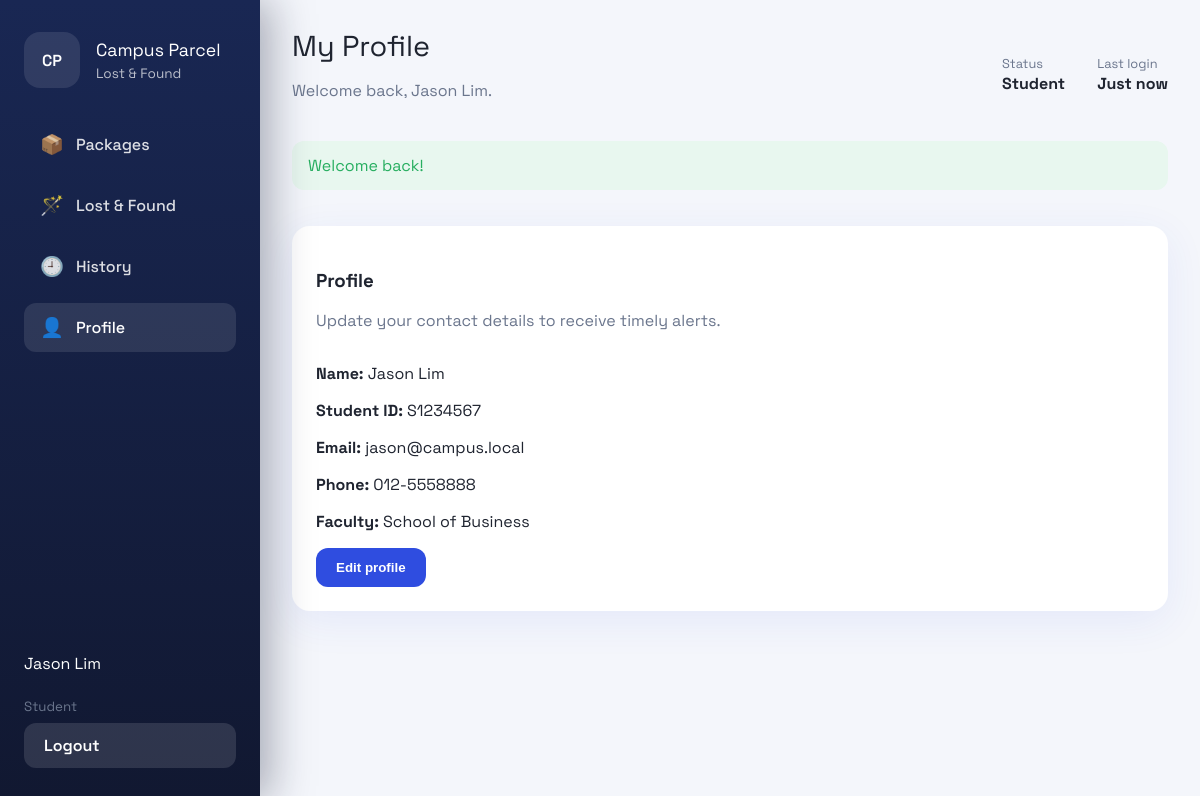
/student/profile.php (signed in), run on the app's committed database.
### tables this page shows
CREATE TABLE users (
    id INT AUTO_INCREMENT PRIMARY KEY,
    role ENUM('student','admin') NOT NULL,
    student_id VARCHAR(30) DEFAULT NULL,
    staff_id VARCHAR(30) DEFAULT NULL,
    full_name VARCHAR(120) NOT NULL,
    email VARCHAR(150) NOT NULL UNIQUE,
    phone VARCHAR(30) DEFAULT NULL,
    faculty VARCHAR(80) DEFAULT NULL,
    office VARCHAR(80) DEFAULT NULL,
    password_hash VARCHAR(255) NOT NULL,
    last_login DATETIME DEFAULT NULL,
    avatar_path VARCHAR(255) DEFAULT NULL,
    created_at TIMESTAMP DEFAULT CURRENT_TIMESTAMP,
    updated_at TIMESTAMP DEFAULT CURRENT_TIMESTAMP ON UPDATE CURRENT_TIMESTAMP
);

### lib/auth.php (called while the page is built, shortened)
<?php
function current_user(PDO $pdo): ?array
{
    static $cachedUser = null;
    if ($cachedUser !== null) {
        return $cachedUser;
    }
    $statement = $pdo->prepare('SELECT * FROM users WHERE id = :id LIMIT 1');
    $statement->execute(['id' => $_SESSION['user']['id']]);
    $cachedUser = $statement->fetch() ?: null;
    return $cachedUser;
}
function require_role(PDO $pdo, string $role): void
{
    $user = current_user($pdo);
}

### lib/helpers.php (called while the page is built, shortened)
<?php
function base_url(string $path = ''): string
{
    $root = rtrim(BASE_URL, '/');
    return ($root ?: '') . '/' . ltrim($path, '/');
}
function e(?string $value): string
{
    return htmlspecialchars($value ?? '', ENT_QUOTES, 'UTF-8');
}

### student/profile.php (the view, shortened to what this page needs)
<?php
require_once __DIR__ . '/../bootstrap.php';
require_role($pdo, 'student');
$pageTitle = 'My Profile';
$activeNav = 'student-profile';
$errors = [];
include base_path('partials/layout-top.php');
?>
<?php
$formVisible = !empty($errors);
?>
<section class="card">
    <header class="card-header">
        <div>
            <h3>Profile</h3>
            <p class="muted">Update your contact details to receive timely alerts.</p>
        </div>
    </header>
    <div class="profile-grid">
        <div class="profile-summary">
            <p><strong>Name:</strong> <?= e($user['full_name']); ?></p>
            <p><strong>Student ID:</strong> <?= e($user['student_id'] ?? '—'); ?></p>
            <p><strong>Email:</strong> <?= e($user['email']); ?></p>
            <p><strong>Phone:</strong> <?= e($user['phone'] ?? 'Not provided'); ?></p>
            <p><strong>Faculty:</strong> <?= e($user['faculty'] ?? 'Not provided'); ?></p>
            <button type="button" class="button button-primary" id="profileEditButton" <?= $formVisible ? 'hidden' : ''; ?>>Edit profile</button>
        </div>
    </div>
</section>
<?php include base_path('partials/layout-bottom.php'); ?>

### partials/sidebar.php
<?php
$role = $user['role'] ?? 'student';
$navConfig = [
    'student' => [
        ['key' => 'student-dashboard', 'label' => 'Packages', 'path' => 'student/dashboard.php', 'icon' => '📦'],
        ['key' => 'student-lost', 'label' => 'Lost & Found', 'path' => 'student/lost-and-found.php', 'icon' => '🪄'],
        ['key' => 'student-history', 'label' => 'History', 'path' => 'student/history.php', 'icon' => '🕘'],
        ['key' => 'student-profile', 'label' => 'Profile', 'path' => 'student/profile.php', 'icon' => '👤'],
    ],
    'admin' => [
        ['key' => 'admin-dashboard', 'label' => 'Overview', 'path' => 'admin/dashboard.php', 'icon' => '📊'],
        ['key' => 'admin-packages', 'label' => 'Parcels', 'path' => 'admin/packages.php', 'icon' => '🚚'],
        ['key' => 'admin-lost', 'label' => 'Lost & Found', 'path' => 'admin/lost-and-found.php', 'icon' => '🎒'],
        ['key' => 'admin-profile', 'label' => 'Profile', 'path' => 'admin/profile.php', 'icon' => '🧑‍💼'],
    ],
];
?>
<aside class="app-sidebar">
    <div class="brand">
        <div class="brand-logo">CP</div>
        <div>
            <p class="brand-title">Campus Parcel</p>
            <p class="brand-subtitle">Lost &amp; Found</p>
        </div>
    </div>
    <nav>
        <?php foreach ($navConfig[$role] as $item): ?>
            <a class="nav-item <?= $activeNav === $item['key'] ? 'is-active' : ''; ?>" href="<?= base_url($item['path']); ?>">
                <span class="icon"><?= $item['icon']; ?></span>
                <span><?= e($item['label']); ?></span>
            </a>
        <?php endforeach; ?>
    </nav>
    <div class="sidebar-footer">
        <p><?= e($user['full_name'] ?? 'Guest'); ?></p>
        <small class="muted"><?= ucfirst($role); ?></small>
        <a class="button button-light" href="<?= base_url('auth/logout.php'); ?>">Logout</a>
    </div>
</aside>

### partials/topbar.php (shortened to what this page needs)
<header class="app-topbar">
    <div>
        <p class="page-title"><?= e($pageTitle ?? 'Dashboard'); ?></p>
        <p class="muted">Welcome back, <?= e($user['full_name'] ?? 'there'); ?>.</p>
    </div>
    <div class="topbar-meta">
        <div class="meta-item">
            <span>Status</span>
            <strong><?= ucfirst($user['role'] ?? 'student'); ?></strong>
        </div>
        <div class="meta-item">
            <span>Last login</span>
            <strong><?= e($user['last_login'] ? format_datetime($user['last_login']) : 'Just now'); ?></strong>
        </div>
    </div>
</header>

### assets/css/main.css (style rules this page uses)
:root { --bg: #f4f6fb; --panel: #ffffff; --primary: #2f4de0; --primary-dark: #2232a0; --accent: #ffb347; --muted: #6b768d; --border: #e3e7f2; --success: #27ae60; --danger: #e74c3c; --warning: #ff9f1c; --radius: 18px; --radius-small: 12px; --shadow: 0 10px 40px rgba(47, 77, 224, 0.08); }
* { box-sizing: border-box; }
body { font-family: 'Space Grotesk', 'Segoe UI', sans-serif; margin: 0; background: var(--bg); color: #1f2430; }
a { color: var(--primary); text-decoration: none; }
.app-sidebar { position: fixed; top: 0; left: 0; bottom: 0; width: 260px; background: linear-gradient(180deg, #192753 0%, #111831 100%); color: #fff; padding: 32px 24px; display: flex; flex-direction: column; gap: 32px; overflow-y: auto; box-shadow: 10px 0 40px rgba(17, 24, 49, 0.35); z-index: 9; }
.brand { display: flex; gap: 16px; align-items: center; }
.brand-logo { width: 56px; height: 56px; border-radius: 16px; background: rgba(255, 255, 255, 0.1); display: grid; place-items: center; font-weight: 600; }
.brand-title { font-size: 1.1rem; margin: 0; }
.brand-subtitle { margin: 4px 0 0; font-size: 0.85rem; color: rgba(255, 255, 255, 0.7); }
nav { display: flex; flex-direction: column; gap: 12px; }
.nav-item { display: flex; gap: 12px; align-items: center; padding: 12px 16px; border-radius: var(--radius-small); color: rgba(255, 255, 255, 0.85); font-weight: 500; }
.nav-item .icon { font-size: 1.2rem; }
.nav-item.is-active, .nav-item:hover { background: rgba(255, 255, 255, 0.1); color: #fff; text-decoration: none; }
.sidebar-footer { margin-top: auto; display: flex; flex-direction: column; gap: 8px; }
.button { border: none; border-radius: var(--radius-small); padding: 12px 20px; font-weight: 600; cursor: pointer; transition: transform 0.1s ease; }
.button-primary { background: var(--primary); color: #fff; }
.button-light { background: rgba(255, 255, 255, 0.12); color: inherit; }
.app-topbar { display: flex; justify-content: space-between; align-items: center; padding: 28px 32px 0; }
.page-title { font-size: 1.8rem; margin: 0; }
.muted { color: var(--muted); }
.topbar-meta { display: flex; gap: 32px; }
.meta-item span { font-size: 0.8rem; color: var(--muted); }
.meta-item strong { display: block; }
.card { background: var(--panel); border-radius: var(--radius); padding: 24px; box-shadow: var(--shadow); }
.card-header { display: flex; justify-content: space-between; align-items: center; flex-wrap: wrap; gap: 12px; }
.profile-grid { display: grid; grid-template-columns: repeat(auto-fit, minmax(240px, 1fr)); gap: 24px; }

### data on the page
users: full_name "Jason Lim", role "Student", last_login "Just now", student "S1234567", email "jason@campus.local", phone "012-5558888", faculty "School of Business"

### other printed values
$item['icon'] "📦"
$item['label'] "Packages"
$item['icon'] "🪄"
$item['label'] "Lost & Found"
$item['icon'] "🕘"
$item['label'] "History"
$item['icon'] "👤"
$item['label'] "Profile"
$pageTitle "My Profile"
$success "Welcome back!"
